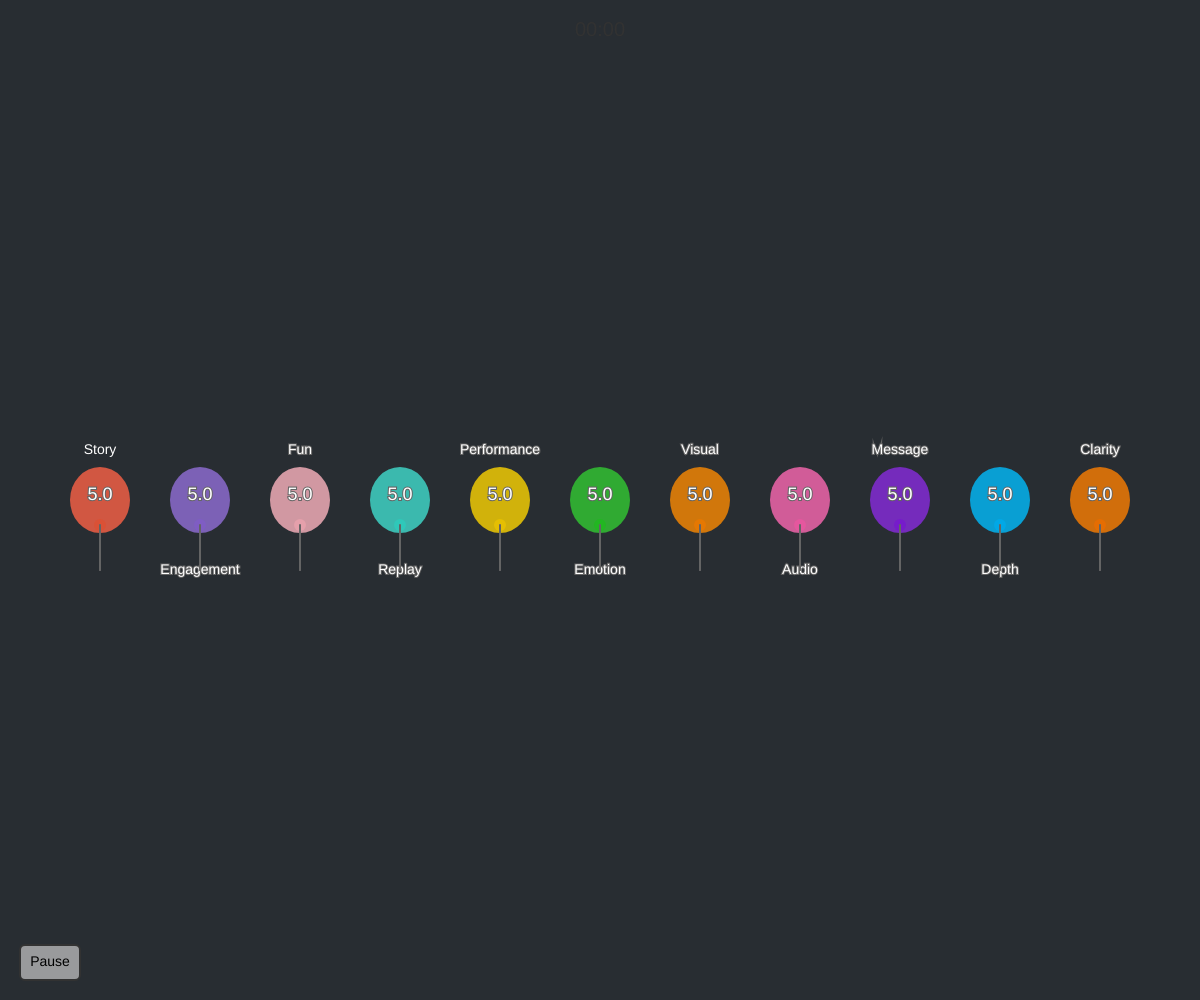
Frame 1 (no input)
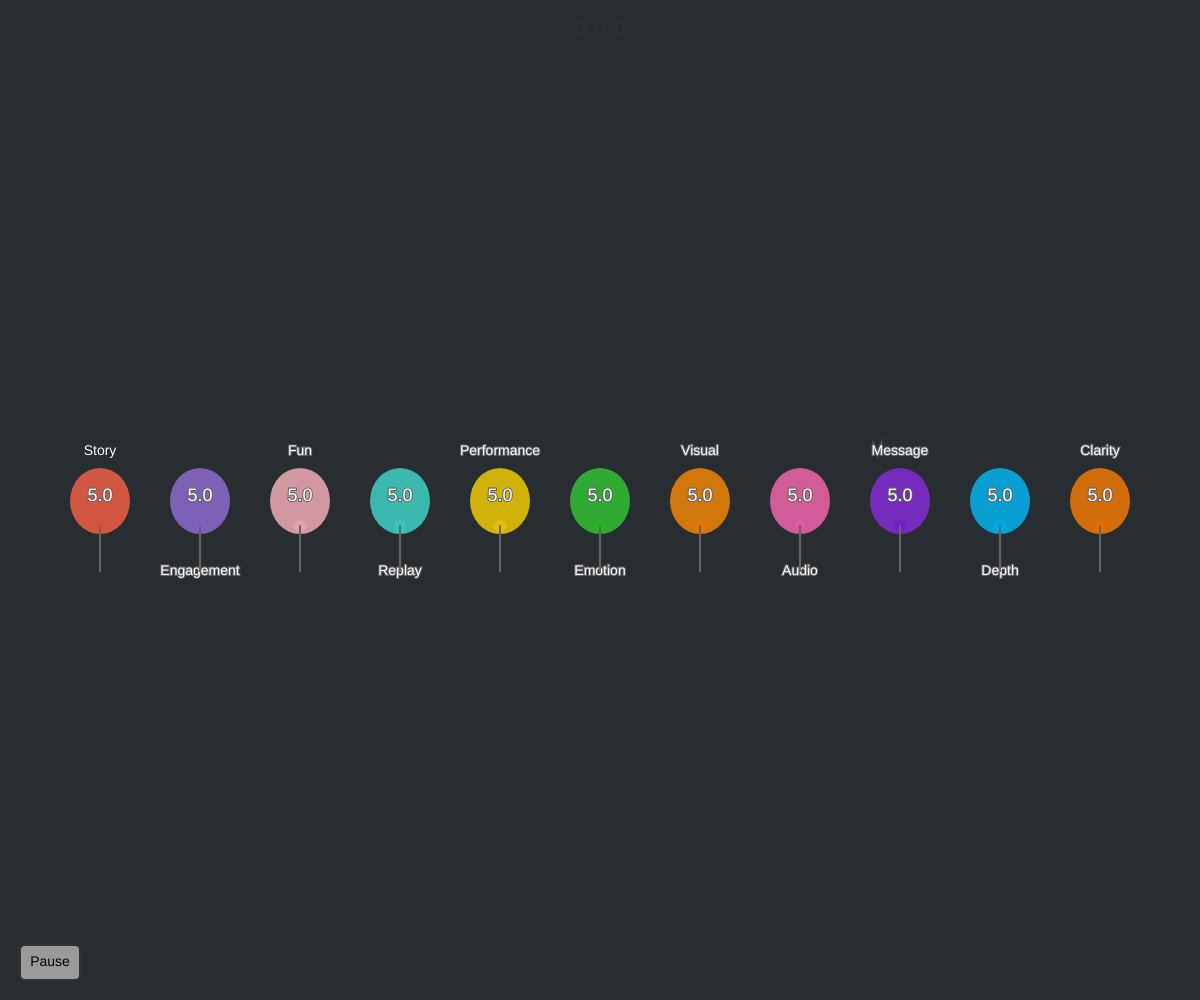
Frame 60 (no input)
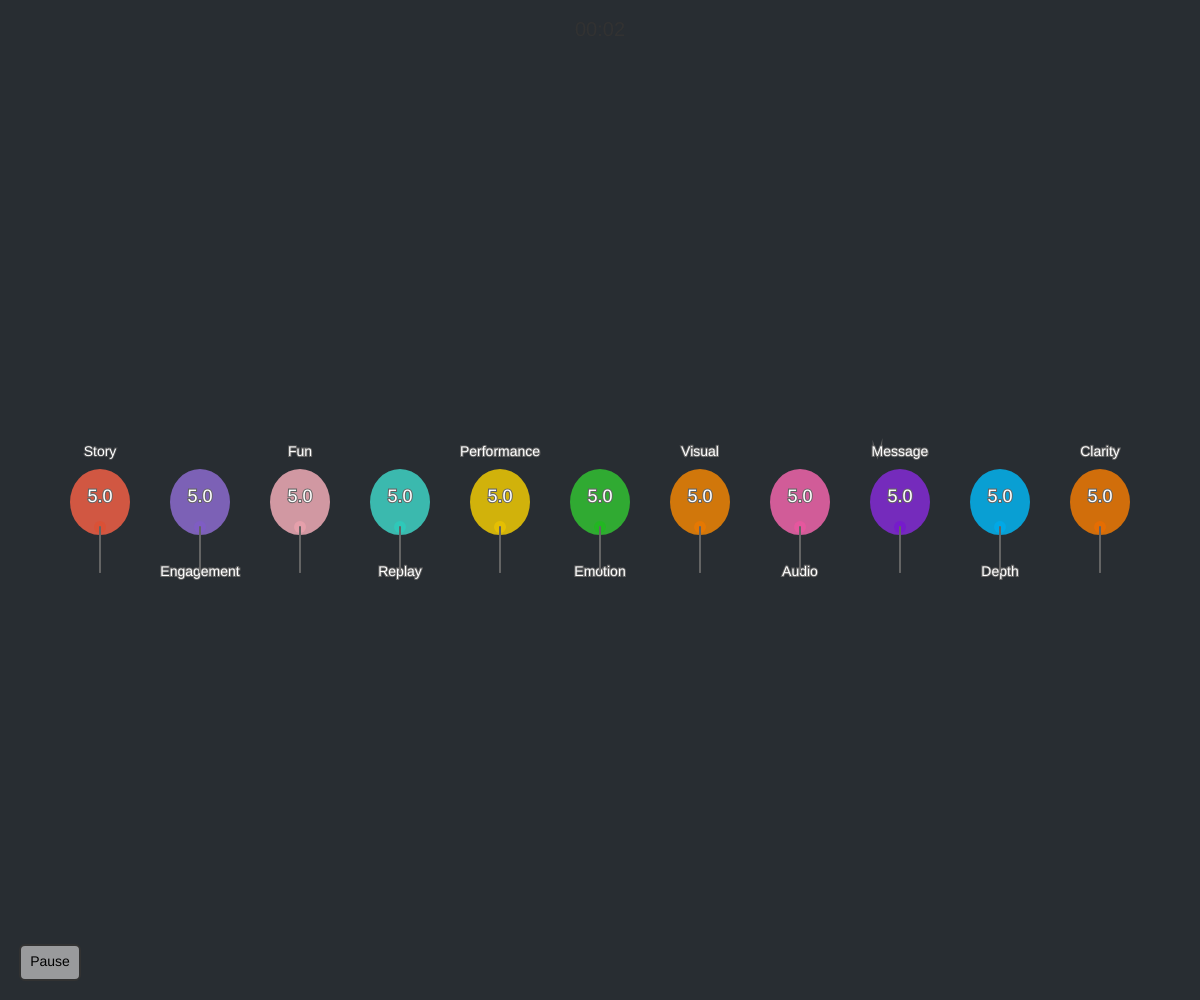
Frame 120 (the mouse pressed at the canvas centre since frame 60)

The p5.js sketch that drew these frames (run headless with seeded random() and noise() and a simulated clock; from frame 60 on, the mouse is pressed at the canvas centre):

// p5.js sketch
// ── sketch.js
// --- Tunable Parameters ---
let valueGravity = 0.0015; // How fast the rating decays (higher = faster)
let bumpAmount = .4;    // How much a tap increases the rating
let bubbleVisualGravity = valueGravity; // How fast the visual bubble falls
let bubbleBouncePower = 1.2;   // How much the visual bubble jumps when tapped (increased from 0.4)
let bubbleDamping = 0.92; // How quickly the bubble's velocity decreases (new parameter)
let numColumns = 11; // Number of movie metric columns
let columnSpacing = 0.2; // Spacing between columns as fraction of screen width

// Movie metric labels and colors
const metricLabels = [
  "Story",
  "Engagement",
  "Fun",
  "Replay",
  "Performance",
  "Emotion",
  "Visual",
  "Audio",
  "Message",
  "Depth",
  "Clarity"
];

// Color palette for each metric
const balloonColors = [
  { fill: [255, 99, 71, 200], knot: [220, 79, 51, 200] },    // Story - Tomato Red
  { fill: [147, 112, 219, 200], knot: [127, 92, 199, 200] }, // Performance - Medium Purple
  { fill: [255, 182, 193, 200], knot: [235, 162, 173, 200] }, // Emotion - Light Pink
  { fill: [64, 224, 208, 200], knot: [44, 204, 188, 200] },  // Visual - Turquoise
  { fill: [255, 215, 0, 200], knot: [235, 195, 0, 200] },    // Audio - Gold
  { fill: [50, 205, 50, 200], knot: [30, 185, 30, 200] },    // Message - Lime Green
  { fill: [255, 140, 0, 200], knot: [235, 120, 0, 200] },    // Engagement - Dark Orange
  { fill: [255, 105, 180, 200], knot: [235, 85, 160, 200] }, // Fun - Hot Pink
  { fill: [138, 43, 226, 200], knot: [118, 23, 206, 200] },  // Replay - Blue Violet
  { fill: [0, 191, 255, 200], knot: [0, 171, 235, 200] },    // Depth - Deep Sky Blue
  { fill: [255, 128, 0, 200], knot: [235, 108, 0, 200] } // Clarity - Light Yellow
];

// --- Global State Variables ---
let ratings = []; // Array of ratings for each column
let ratingHistories = []; // Array of rating histories for each column
let paused = false;
let ended = false;
let startTime;
let pausedTime = 0; // Track how much time was spent paused
let lastPauseTime; // Track when we last paused

// Interaction tracking
let isDragging = false;
let dragStartX = 0;
let dragStartY = 0;
let dragStartTime = 0;
let activeBalloonIndex = -1;

// --- Visual Bubble Variables ---
let bubbleYs = []; // Array of Y positions for each balloon
let bubbleDiameter = 60; // Slightly smaller to fit more columns
let bubbleVelocitiesY = []; // Array of Y velocities for each balloon
let deformationAmounts = []; // Array of deformation amounts for each balloon
let deformationDamping = 0.92;

// --- UI Element Definitions ---
let pauseButtonArea;
let resumeButtonArea;
let endButtonArea;
let restartButtonArea;
let graphDisplayArea;

// --- Setup ---
function setup() {
  createCanvas(windowWidth, windowHeight);
  
  // Initialize arrays for each column
  for (let i = 0; i < numColumns; i++) {
    ratings[i] = 5.0;
    ratingHistories[i] = [ratings[i]];
    bubbleYs[i] = mapRatingToY(ratings[i]);
    bubbleVelocitiesY[i] = 0;
    deformationAmounts[i] = 0;
  }

  calculateLayout();
  textAlign(CENTER, CENTER);
  textSize(16);
  // frameRate(30); // Optional: Can reduce frame rate if needed
  console.log("Setup complete. Tap screen to boost rating.");
  startTime = Date.now();
}

// --- Main Draw Loop ---
function draw() {
  background(40, 45, 50);

  // Draw time at the top
  fill(50);
  noStroke();
  textSize(20);
  textAlign(CENTER, TOP);
  let currentTime = paused ? lastPauseTime : Date.now();
  let elapsedTime = Math.floor((currentTime - startTime - pausedTime) / 1000); // Time in seconds
  let minutes = Math.floor(elapsedTime / 60);
  let seconds = elapsedTime % 60;
  text(nf(minutes, 2) + ":" + nf(seconds, 2), width / 2, 20);

  // Draw drag line if dragging
  if (isDragging && activeBalloonIndex >= 0) {
    let columnWidth = width / (numColumns + 1);
    let x = columnWidth * (activeBalloonIndex + 1);
    stroke(100, 100, 100, 150);
    strokeWeight(2);
    line(x, dragStartY, mouseX, mouseY);
  }

  if (ended) {
    drawEndScreen();
  } else if (paused) {
    drawPauseScreen();
    // Keep drawing the static balloons while paused
    for (let i = 0; i < numColumns; i++) {
      drawBalloon(i);
    }
  } else {
    // --- Running State ---
    for (let i = 0; i < numColumns; i++) {
      // 1. Update the Rating (apply gravity)
      ratings[i] -= valueGravity;
      ratings[i] = max(0, ratings[i]);

      // 2. Update Visual Bubble Physics
      bubbleVelocitiesY[i] += bubbleVisualGravity;
      bubbleYs[i] += bubbleVelocitiesY[i];
      bubbleVelocitiesY[i] *= bubbleDamping;

      // 3. Keep visual bubble within screen bounds
      let topBound = bubbleDiameter / 2 + 10;
      let bottomBound = height - bubbleDiameter / 2 - 10;
      if (bubbleYs[i] > bottomBound) {
        bubbleYs[i] = bottomBound;
        bubbleVelocitiesY[i] *= -0.4;
      }
      if (bubbleYs[i] < topBound) {
        bubbleYs[i] = topBound;
        bubbleVelocitiesY[i] = 0;
      }

      // 4. Update the rating based on bubble position
      ratings[i] = mapYToRating(bubbleYs[i]);

      // 5. Store current rating for history
      ratingHistories[i].push(ratings[i]);

      // 6. Draw elements
      drawBalloon(i);
    }
    drawPauseButton();
  }
}

// --- Drawing Functions ---

function drawBalloon(columnIndex) {
  let columnWidth = width / (numColumns + 1);
  let x = columnWidth * (columnIndex + 1);
  let y = bubbleYs[columnIndex];
  
  // Draw metric label alternating above and below
	
  fill(255);
  textSize(14);
  textAlign(CENTER, CENTER);
  if (columnIndex % 2 === 0) {
    // Even columns: label above
    text(metricLabels[columnIndex], x, y - bubbleDiameter/2 - 20);
  } else {
    // Odd columns: label below
    text(metricLabels[columnIndex], x, y + bubbleDiameter/2 + 40);
  }
  
  // Update deformation animation
  if (deformationAmounts[columnIndex] > 0) {
    deformationAmounts[columnIndex] *= deformationDamping;
  }
  
  // Draw the balloon string
  stroke(100);
  strokeWeight(2);
  let stringLength = 40;
  line(x, y + bubbleDiameter/2, x, y + bubbleDiameter/2 + stringLength);
  
  // Draw the balloon body with deformation
  noStroke();
  fill(balloonColors[columnIndex].fill);
  push();
  translate(x, y);
  let stretchX = 1 + deformationAmounts[columnIndex] * 0.3;
  let stretchY = 1.1 - deformationAmounts[columnIndex] * 0.2;
  scale(stretchX, stretchY);
  ellipse(0, 0, bubbleDiameter, bubbleDiameter);
  pop();
  
  // Draw the balloon knot
  fill(balloonColors[columnIndex].knot);
  ellipse(x, y + bubbleDiameter/2 - 5, 12, 12);
  
  // Draw the balloon string coming from the knot
  stroke(100);
  strokeWeight(2);
  line(x, y + bubbleDiameter/2 - 5, x, y + bubbleDiameter/2 + stringLength);

  // Text inside balloon
  fill(255);
  textSize(18);
  textFont('sans-serif');
  textAlign(CENTER, CENTER);
  text(nf(ratings[columnIndex], 1, 1), x, y - 5);
}

function drawPauseButton() {
  fill(200, 200, 200, 180); // Semi-transparent gray
  stroke(50);
  rect(pauseButtonArea.x, pauseButtonArea.y, pauseButtonArea.w, pauseButtonArea.h, 5); // Rounded corners

  fill(0);
  noStroke();
  textSize(14);
  text("Pause", pauseButtonArea.x + pauseButtonArea.w / 2, pauseButtonArea.y + pauseButtonArea.h / 2);
}

function drawPauseScreen() {
  // Dim background
  fill(0, 0, 0, 150);
  rect(0, 0, width, height);

  // Resume Button
  fill(150, 255, 150, 220); // Greenish
  noStroke();
  rect(resumeButtonArea.x, resumeButtonArea.y, resumeButtonArea.w, resumeButtonArea.h, 8);
  fill(0);
  textSize(18);
  text("Resume", resumeButtonArea.x + resumeButtonArea.w / 2, resumeButtonArea.y + resumeButtonArea.h / 2);

  // End Button
  fill(255, 150, 150, 220); // Reddish
  noStroke();
  rect(endButtonArea.x, endButtonArea.y, endButtonArea.w, endButtonArea.h, 8);
  fill(0);
  textSize(18);
  text("End Session", endButtonArea.x + endButtonArea.w / 2, endButtonArea.y + endButtonArea.h / 2);
}

function drawEndScreen() {
  background(50, 60, 70);

  // Display title
  fill(230);
  textSize(28);
  text("Session Ended", width / 2, 60);

  // Draw the graphs (now includes averages)
  drawHistoryGraphs();

  // Draw Restart Button
  fill(180, 180, 220, 220);
  noStroke();
  rect(restartButtonArea.x, restartButtonArea.y, restartButtonArea.w, restartButtonArea.h, 8);
  fill(0);
  textSize(18);
  text("Restart", restartButtonArea.x + restartButtonArea.w / 2, restartButtonArea.y + restartButtonArea.h / 2);
}

function drawHistoryGraphs() {
  let graphHeight = graphDisplayArea.h / 4;
  let graphMargin = 20;
  let columnsPerRow = 3;
  
  for (let i = 0; i < numColumns; i++) {
    let row = Math.floor(i / columnsPerRow);
    let col = i % columnsPerRow;
    let gx = graphDisplayArea.x + col * (graphDisplayArea.w / columnsPerRow + graphMargin);
    let gy = graphDisplayArea.y + row * (graphHeight + graphMargin);
    let gw = graphDisplayArea.w / columnsPerRow - graphMargin;
    let gh = graphHeight - graphMargin;

    push();
    
    // Calculate average for this metric
    let sum = ratingHistories[i].reduce((a, b) => a + b, 0);
    let average = sum / ratingHistories[i].length;
    
    // Draw graph background and border
    fill(235, 240, 245);
    noStroke();
    rect(gx, gy, gw, gh);
    stroke(100);
    noFill();
    rect(gx, gy, gw, gh);

    // Draw metric label and average
    fill(50);
    noStroke();
    textSize(12);
    textAlign(CENTER, TOP);
    text(metricLabels[i], gx + gw/2, gy + 5);
    textSize(14);
    textAlign(CENTER, TOP);
    text("Avg: " + nf(average, 1, 2), gx + gw/2, gy + 25);

    // Draw Y-axis labels (0-10)
    fill(50);
    noStroke();
    textSize(10);
    textAlign(RIGHT, CENTER);
    for (let j = 0; j <= 10; j += 2) {
      let yPos = map(j, 0, 10, gy + gh - 20, gy + 45); // Adjusted to account for label space
      text(j, gx - 5, yPos);
      stroke(200);
      line(gx, yPos, gx + gw, yPos);
    }

    // Draw the rating line graph
    if (ratingHistories[i].length > 1) {
      noFill();
      stroke(balloonColors[i].fill[0], balloonColors[i].fill[1], balloonColors[i].fill[2]);
      strokeWeight(2);
      beginShape();
      for (let j = 0; j < ratingHistories[i].length; j++) {
        let x = map(j, 0, ratingHistories[i].length - 1, gx + 10, gx + gw - 10);
        let val = constrain(ratingHistories[i][j], 0, 10);
        let y = map(val, 0, 10, gy + gh - 20, gy + 45); // Adjusted to account for label space
        vertex(x, y);
      }
      endShape();
    }

    pop();
  }
}

// --- Input Handling ---

function touchStarted() {
  mousePressed();
  return false;
}

function touchMoved() {
  mouseDragged();
  return false;
}

function touchEnded() {
  mouseReleased();
  return false;
}

function mousePressed() {
  if (ended || paused) {
    handleInput(mouseX, mouseY);
    return;
  }

  // Check if clicking a balloon or its string
  for (let i = 0; i < numColumns; i++) {
    let columnWidth = width / (numColumns + 1);
    let x = columnWidth * (i + 1);
    let y = bubbleYs[i];
    
    let boxWidth = bubbleDiameter * 1.2;
    let boxHeight = bubbleDiameter + 40;
    let boxX = x - boxWidth/2;
    let boxY = y - bubbleDiameter/2;
    
    if (mouseX >= boxX && mouseX <= boxX + boxWidth &&
        mouseY >= boxY && mouseY <= boxY + boxHeight) {
      isDragging = true;
      dragStartX = mouseX;
      dragStartY = mouseY;
      dragStartTime = Date.now();
      activeBalloonIndex = i;
      return;
    }
  }
  
  // If not clicking a balloon, check UI buttons
  handleInput(mouseX, mouseY);
}

function mouseDragged() {
  if (!isDragging || activeBalloonIndex < 0) return;
  
  // Calculate drag distance and direction
  let dragDistance = mouseY - dragStartY;
  let dragDuration = Date.now() - dragStartTime;
  
  // Only apply force if drag is significant
  if (abs(dragDistance) > 10) {
    let force = map(dragDistance, -100, 100, -bubbleBouncePower * 2, bubbleBouncePower * 2);
    force = constrain(force, -bubbleBouncePower * 2, bubbleBouncePower * 2);
    
    bubbleVelocitiesY[activeBalloonIndex] = force;
    deformationAmounts[activeBalloonIndex] = abs(force) / bubbleBouncePower;
  }
}

function mouseReleased() {
  if (!isDragging || activeBalloonIndex < 0) return;
  
  // Calculate final velocity based on drag speed
  let dragDistance = mouseY - dragStartY;
  let dragDuration = Date.now() - dragStartTime;
  let dragSpeed = dragDistance / dragDuration;
  
  // Apply velocity based on drag speed
  let force = map(dragSpeed, -2, 2, -bubbleBouncePower * 2, bubbleBouncePower * 2);
  force = constrain(force, -bubbleBouncePower * 2, bubbleBouncePower * 2);
  
  bubbleVelocitiesY[activeBalloonIndex] = force;
  deformationAmounts[activeBalloonIndex] = abs(force) / bubbleBouncePower;
  
  isDragging = false;
  activeBalloonIndex = -1;
}

function handleInput(mx, my) {
  if (ended) {
    if (isInsideArea(mx, my, restartButtonArea)) {
      restartSession();
    }
  } else if (paused) {
    if (isInsideArea(mx, my, resumeButtonArea)) {
      paused = false;
      pausedTime += Date.now() - lastPauseTime;
      console.log("Resumed");
    } else if (isInsideArea(mx, my, endButtonArea)) {
      ended = true;
      paused = false;
      console.log("Session Ended");
      calculateLayout();
    }
  } else {
    if (isInsideArea(mx, my, pauseButtonArea)) {
      paused = true;
      lastPauseTime = Date.now();
      console.log("Paused");
    }
  }
}

// --- Utility Functions ---

// Maps the 0-10 rating to a Y coordinate for the bubble center
function mapRatingToY(rating) {
  let topPadding = bubbleDiameter / 2 + 30; // Space from top
  let bottomPadding = bubbleDiameter / 2 + 30; // Space from bottom
  return map(rating, 0, 10, height - bottomPadding, topPadding);
}

// Maps a Y coordinate to a 0-10 rating (new function)
function mapYToRating(y) {
  let topPadding = bubbleDiameter / 2 + 30; // Space from top
  let bottomPadding = bubbleDiameter / 2 + 30; // Space from bottom
  return map(y, height - bottomPadding, topPadding, 0, 10);
}

// Checks if a point (mx, my) is inside a rectangular area {x, y, w, h}
function isInsideArea(mx, my, area) {
  return mx >= area.x && mx <= area.x + area.w &&
         my >= area.y && my <= area.y + area.h;
}

// Resets the state to start a new session
function restartSession() {
  console.log("Restarting session...");
  for (let i = 0; i < numColumns; i++) {
    ratings[i] = 5.0;
    ratingHistories[i] = [ratings[i]];
    bubbleYs[i] = mapRatingToY(ratings[i]);
    bubbleVelocitiesY[i] = 0;
    deformationAmounts[i] = 0;
  }
  startTime = Date.now();
  pausedTime = 0; // Reset paused time
  paused = false;
  ended = false;
  calculateLayout();
}

// Recalculates UI element positions - Call in setup and windowResized
function calculateLayout() {
  let buttonW = 120;
  let buttonH = 50;
  let pauseW = 60;
  let pauseH = 35;
  let margin = 20;

  // Position pause button in lower left
  pauseButtonArea = { 
    x: margin, 
    y: height - pauseH - margin, 
    w: pauseW, 
    h: pauseH 
  };

  // Position resume and end buttons below pause button
  resumeButtonArea = { 
    x: margin, 
    y: height - (buttonH * 2 + margin * 3), 
    w: buttonW, 
    h: buttonH 
  };
  
  endButtonArea = { 
    x: margin, 
    y: height - (buttonH + margin * 2), 
    w: buttonW, 
    h: buttonH 
  };

  // Position restart button in lower right
  restartButtonArea = { 
    x: width - buttonW - margin, 
    y: height - buttonH - margin, 
    w: buttonW, 
    h: buttonH 
  };

  // Define graph area relative to screen size and other elements
  let graphMarginX = 50;
  let graphMarginTop = 150;
  let graphMarginBottom = 120; // Increased to accommodate buttons
  graphDisplayArea = {
    x: graphMarginX,
    y: graphMarginTop,
    w: width - 2 * graphMarginX,
    h: height - graphMarginTop - graphMarginBottom
  };
  // Ensure graph height is not negative if screen is very small
  graphDisplayArea.h = max(50, graphDisplayArea.h);
}

// --- Handle Window Resizing ---
function windowResized() {
  resizeCanvas(windowWidth, windowHeight);
  // Recalculate layout for responsiveness
  calculateLayout();
  // Re-center bubble Y potentially, though gravity/taps will adjust it
  // bubbleY = mapRatingToY(currentRating); // Optional: Reset visual position on resize
  console.log("Window Resized");
}
